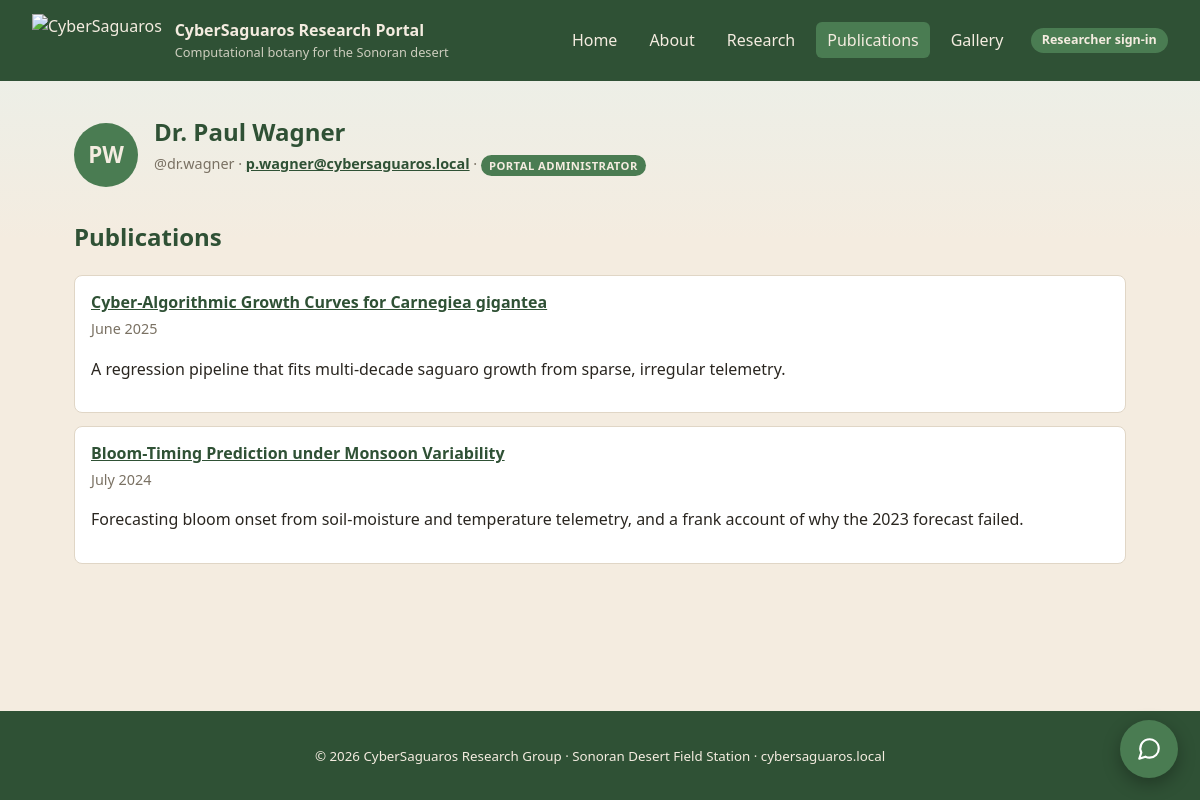
Screenshot of /author.php?u=dr.wagner with the database file from the repository.
### tables this page shows
CREATE TABLE IF NOT EXISTS users (
  id            INT AUTO_INCREMENT PRIMARY KEY,
  username      VARCHAR(64)  NOT NULL UNIQUE,
  password_hash VARCHAR(255) NOT NULL,
  display_name  VARCHAR(128) NOT NULL,
  email         VARCHAR(128) NOT NULL,
  role          VARCHAR(32)  NOT NULL DEFAULT 'researcher'   
);

CREATE TABLE IF NOT EXISTS articles (
  id           INT AUTO_INCREMENT PRIMARY KEY,
  slug         VARCHAR(160) NOT NULL UNIQUE,
  title        VARCHAR(200) NOT NULL,
  abstract     TEXT,
  body         MEDIUMTEXT,
  author_id    INT NOT NULL,
  co_authors   VARCHAR(255) DEFAULT NULL,
  published_on DATE,
  status       VARCHAR(16) NOT NULL DEFAULT 'published',   
  created_at   TIMESTAMP NOT NULL DEFAULT CURRENT_TIMESTAMP,
  CONSTRAINT fk_articles_author FOREIGN KEY (author_id) REFERENCES users(id)
);

### includes/auth.php (called while the page is built, shortened)
<?php
function current_researcher(): ?array {
    return $_SESSION['researcher'] ?? null;
}

### public/author.php (the view, shortened to what this page needs)
<?php
require_once __DIR__ . '/../includes/layout.php';
$u    = $_GET['u'] ?? '';
$stmt = $pdo->prepare(
    'SELECT id, username, display_name, email, role FROM users WHERE username = ?'
);
$stmt->execute([$u]);
$author = $stmt->fetch() ?: null;
$sql = 'SELECT slug, title, abstract, published_on, status
          FROM articles WHERE author_id = ?';
if (!current_researcher()) {
    $sql .= " AND status = 'published'";
}
$sql .= " ORDER BY (status = 'draft') DESC, published_on DESC, id DESC";
$stmt = $pdo->prepare($sql);
$stmt->execute([$author['id']]);
$articles = $stmt->fetchAll();
?>
<section>
  <div class="authorhead">
    <span class="avatar-lg"><?= htmlspecialchars(initials((string) $author['display_name'])) ?></span>
    <div>
      <h1><?= htmlspecialchars($author['display_name']) ?></h1>
      <p class="byline">
        <span class="muted">@<?= htmlspecialchars($author['username']) ?></span>
        &middot; <a href="mailto:<?= htmlspecialchars($author['email']) ?>"><?= htmlspecialchars($author['email']) ?></a>
        &middot;
        <?php if ($author['role'] === 'admin'): ?>
          <span class="badge role">Portal administrator</span>
        <?php else: ?>
          <span class="badge role">Research staff</span>
        <?php endif; ?>
      </p>
    </div>
  </div>
  <h2>Publications</h2>
  <?php if (!$articles): ?>
    <p class="muted">No published output on file.</p>
  <?php else: ?>
    <ul class="pubs">
      <?php foreach ($articles as $a): ?>
        <li>
          <strong><a href="/article.php?slug=<?= urlencode($a['slug']) ?>">
            <?= htmlspecialchars($a['title']) ?></a></strong>
          <p class="byline">
            <?php if (!empty($a['published_on'])): ?>
              <?= htmlspecialchars(date('F Y', strtotime((string) $a['published_on']))) ?>
            <?php else: ?>
              unpublished
            <?php endif; ?>
          </p>
          <p><?= htmlspecialchars((string) $a['abstract']) ?></p>
        </li>
      <?php endforeach; ?>
    </ul>
  <?php endif; ?>
</section>

### public/assets/style.css (style rules this page uses)
:root { --sand: #f4ece0; --sand-deep: #e7dac2; --cactus: #4a7c52; --cactus-dark: #2f5135; --bloom: #d98a4b; --ink: #2a2620; --muted: #7a7163; }
* { box-sizing: border-box; }
html, body { overflow-x: hidden; }
body { margin: 0; min-height: 100vh; display: flex; flex-direction: column; font-family: "Segoe UI", system-ui, sans-serif; color: var(--ink); line-height: 1.55; background: linear-gradient(180deg, #e9f0ea 0%, var(--sand) 240px, var(--sand) 100%); }
a { color: var(--cactus-dark); }
section { margin: 0; }
main > section:not(.fullbleed) { max-width: 1100px; margin: 2rem auto; padding: 0 1.5rem; }
h1, h2, h3 { color: var(--cactus-dark); }
.muted { color: var(--muted); }
ul.pubs { list-style: none; padding: 0; }
ul.pubs li { background: #fff; border: 1px solid #e0d6c6; border-radius: 8px; padding: .9rem 1rem; margin-bottom: .8rem; }
.badge { display: inline-block; padding: .1rem .5rem; border-radius: 999px; font-size: .7rem; font-weight: 700; letter-spacing: .04em; text-transform: uppercase; vertical-align: middle; }
.badge.role { background: var(--cactus); color: var(--sand); }
.byline { color: var(--muted); font-size: .9rem; margin: .2rem 0 1.4rem; }
.byline a { font-weight: 600; }
ul.pubs li .byline { margin: .2rem 0 .5rem; }
.authorhead { display: flex; align-items: center; gap: 1rem; margin-bottom: .5rem; }
.authorhead .avatar-lg { width: 64px; height: 64px; border-radius: 50%; flex: 0 0 auto; background: var(--cactus); color: var(--sand); display: flex; align-items: center; justify-content: center; font-weight: 700; font-size: 1.4rem; }
.authorhead h1 { margin: 0; }

### rows the page displays
users: display_name "PW", display_name "Dr. Paul Wagner", username "dr.wagner", email "p.wagner@cybersaguaros.local"
articles: title "Cyber-Algorithmic Growth Curves for Carnegiea gigantea", published_on "June 2025", abstract "A regression pipeline that fits multi-decade saguaro growth from sparse, irregular telemetry."
articles: title "Bloom-Timing Prediction under Monsoon Variability", published_on "July 2024", abstract "Forecasting bloom onset from soil-moisture and temperature telemetry, and a frank account of why the 2023 forecast failed."

### other values shown
APP_NAME "CyberSaguaros Research Portal"
APP_TAGLINE "Computational botany for the Sonoran desert"
$label "Home"
$label "About"
$label "Research"
$label "Publications"
$label "Gallery"
